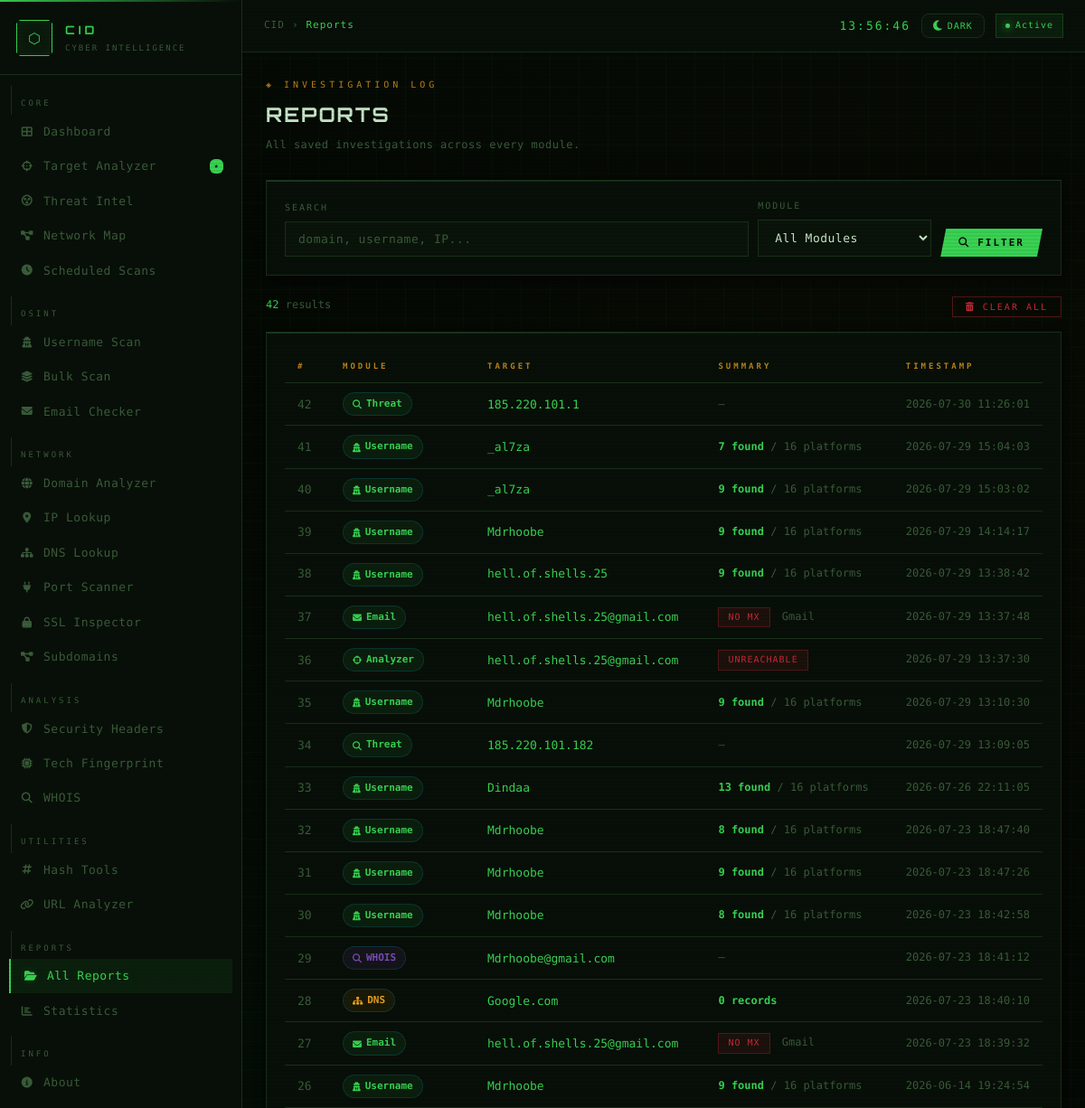
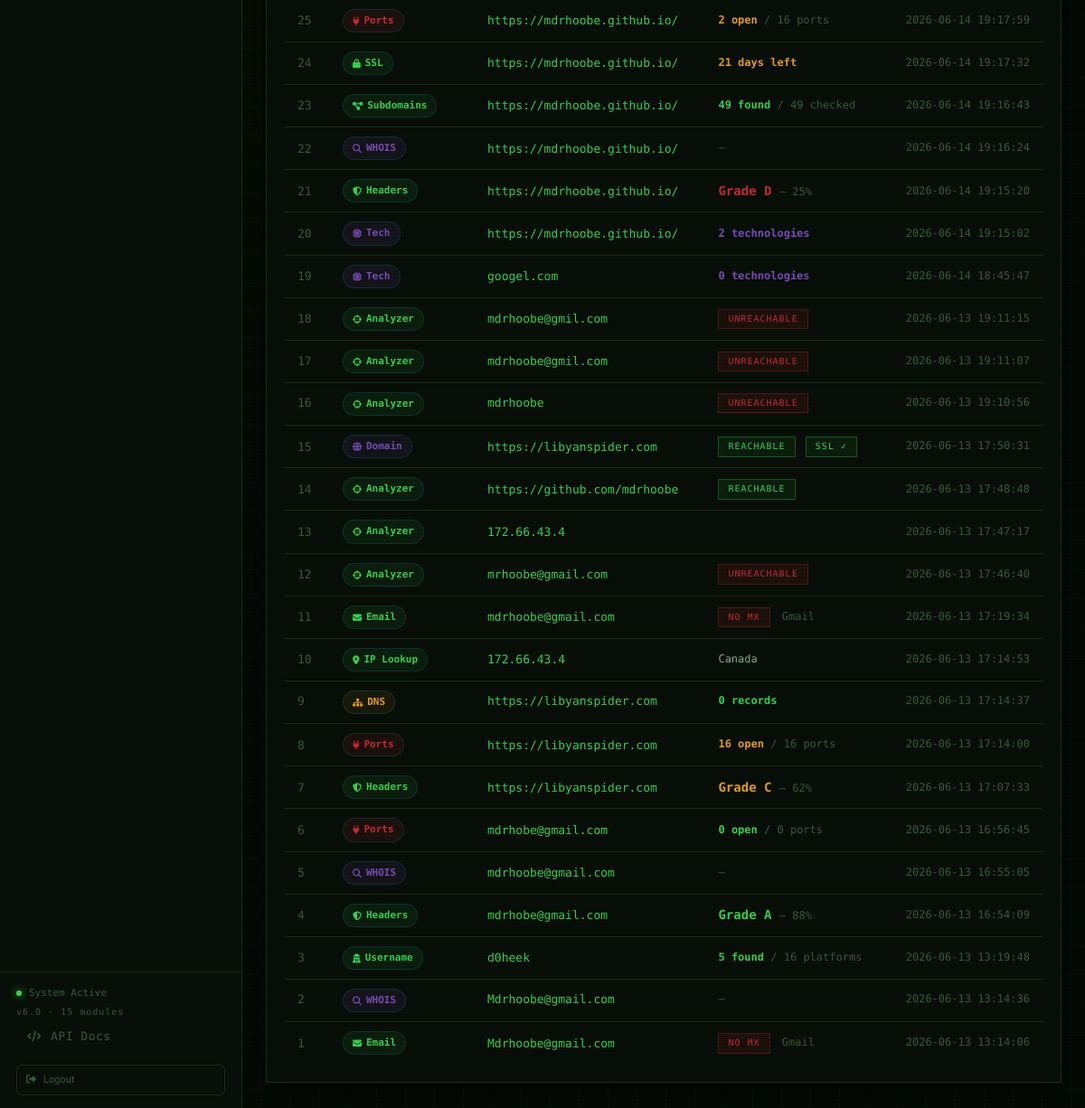
The page /reports (signed in) on the database its author committed (2 pictures, top to bottom).
### tables this page shows
CREATE TABLE reports (
                id        INTEGER PRIMARY KEY AUTOINCREMENT,
                type      TEXT NOT NULL,
                target    TEXT NOT NULL,
                results   TEXT NOT NULL DEFAULT '{}',
                summary   TEXT DEFAULT '{}',
                timestamp TEXT NOT NULL
            );

### app.py (the view)
@app.route('/reports')
@login_required
def reports():
    q, t = request.args.get('q','').strip(), request.args.get('type','').strip()
    data  = search_reports(q, t) if (q or t) else get_all_reports()
    return render_template('reports.html', reports=data, query=q, rtype=t, active='reports')

### app.py (called while the page is built)
def login_required(f):
    @wraps(f)
    def decorated(*args, **kwargs):
        if not session.get('logged_in'):
            return redirect(url_for('login'))
        return f(*args, **kwargs)
    return decorated

### db.py (called while the page is built)
def get_conn():
    conn = sqlite3.connect(DB_PATH)
    conn.row_factory = sqlite3.Row
    return conn

def get_all_reports():
    with get_conn() as conn:
        rows = conn.execute('SELECT * FROM reports ORDER BY id DESC').fetchall()
    return [_to_dict(r) for r in rows]

def _to_dict(row):
    if row is None: return None
    d = dict(row)
    for f in ('results', 'summary'):
        try:    d[f] = json.loads(d[f])
        except: d[f] = {}
    return d

### templates/reports.html (shortened to what this page needs)
{% extends "base.html" %}
{% block breadcrumb %}Reports{% endblock %}
{% block content %}
<div class="page-hdr">
  <div class="page-eye">◈ Investigation Log</div>
  <h1 class="page-title">Reports</h1>
  <p class="page-sub">All saved investigations across every module.</p>
</div>
<div class="card" style="margin-bottom:20px;">
  <form method="GET" action="{{ url_for('reports') }}">
    <div style="display:flex;gap:10px;flex-wrap:wrap;align-items:flex-end;">
      <div style="flex:1;min-width:180px;">
        <div class="form-label">Search</div>
        <input class="form-input" type="text" name="q"
               placeholder="domain, username, IP..."
               value="{{ query or '' }}" autocomplete="off"/>
      </div>
      <div style="min-width:160px;">
        <div class="form-label">Module</div>
        <select class="form-input" name="type" style="cursor:pointer;">
          <option value=""          {% if not rtype %}selected{% endif %}>All Modules</option>
        </select>
      </div>
      <div style="display:flex;gap:8px;">
        <button class="btn btn-primary" type="submit">
          <i class="fas fa-search"></i> Filter
        </button>
      </div>
    </div>
  </form>
</div>
{% if reports %}
<div style="display:flex;align-items:center;justify-content:space-between;margin-bottom:16px;flex-wrap:wrap;gap:10px;">
  <div style="font-family:var(--font-mono);font-size:12px;color:var(--text-dim);">
    <span style="color:var(--cyan);">{{ reports|length }}</span>
    result{% if reports|length != 1 %}s{% endif %}
  </div>
  {% if not query and not rtype %}
  <form method="POST" action="{{ url_for('clear_reports_route') }}">
    <button class="btn btn-danger btn-sm" id="clearReports" type="submit">
      <i class="fas fa-trash-alt"></i> Clear All
    </button>
  </form>
  {% endif %}
</div>
<div class="card">
  <table class="data-table">
    <thead>
      <tr>
        <th style="width:50px;">#</th>
        <th style="width:160px;">Module</th>
        <th>Target</th>
        <th>Summary</th>
        <th style="width:160px;">Timestamp</th>
      </tr>
    </thead>
    <tbody>
      {% for r in reports %}
      <tr class="fade-in">
        <td class="mono" style="color:var(--text-dim);">
          <a href="{{ url_for('view_report', report_id=r.id) }}"
             style="color:var(--text-dim);">{{ r.id }}</a>
        </td>
        <td>
          {% set b = badges.get(r.type, ('fas fa-search','cyan', r.type.title())) %}
          <span style="display:inline-flex;align-items:center;gap:5px;padding:3px 10px;
                       border-radius:20px;font-family:var(--font-mono);font-size:11px;font-weight:600;
                       background:var(--{{ b[1] }}-dim);color:var(--{{ b[1] }});
                       border:1px solid rgba(0,200,255,.15);">
            <i class="{{ b[0] }}" style="font-size:10px;"></i> {{ b[2] }}
          </span>
        </td>
        <td>
          <a href="{{ url_for('view_report', report_id=r.id) }}"
             class="mono" style="color:var(--cyan);font-size:13px;">{{ r.target }}</a>
        </td>
        <td style="font-size:12px;">
          {% if r.type == 'username' and r.summary %}
            <span style="color:var(--green);font-weight:600;">
              {{ r.summary.get('found', 0) }} found
            </span>
            <span style="color:var(--text-dim);">
              / {{ r.summary.get('total', 0) }} platforms
            </span>
          {% elif r.type in ('domain','analyze') and r.results %}
            {% set res = r.results if r.type == 'domain' else r.results.get('domain_info', {}) %}
            {% if res and res.get('reachable') %}
              <span class="badge badge-found" style="font-size:10px;">Reachable</span>
              {% if res.get('ssl') %}
                <span class="badge badge-found" style="font-size:10px;margin-left:4px;">SSL ✓</span>
              {% endif %}
            {% elif res %}
              <span class="badge badge-notfound" style="font-size:10px;">Unreachable</span>
            {% endif %}
          {% elif r.type == 'ip_lookup' and r.results %}
            {% set ip = r.results %}
            {% if ip.get('status') == 'success' %}
              <span style="color:var(--text);">{{ ip.get('country','—') }}</span>
            {% endif %}
          {% elif r.type == 'port_scan' and r.results %}
            {% set op = r.results.get('open', 0) %}
            <span style="color:{% if op > 0 %}var(--amber){% else %}var(--green){% endif %};font-weight:600;">
              {{ op }} open
            </span>
            <span style="color:var(--text-dim);">/ {{ r.results.get('ports', [])|length }} ports</span>
          {% elif r.type == 'headers' and r.results %}
            {% set grade = r.results.get('grade','?') %}
            {% set gc = 'green' if grade in ('A','B') else 'amber' if grade == 'C' else 'red' %}
            <span style="font-family:var(--font-mono);font-size:14px;font-weight:700;color:var(--{{ gc }});">
              Grade {{ grade }}
            </span>
            <span style="color:var(--text-dim);"> — {{ r.results.get('score',0) }}%</span>
          {% elif r.type == 'ssl' and r.results %}
            {% set days = r.results.get('days_left') %}
            {% if days is not none %}
              {% if days < 0 %}
                <span style="color:var(--red);font-weight:600;">Expired</span>
              {% elif days <= 30 %}
                <span style="color:var(--amber);font-weight:600;">{{ days }} days left</span>
              {% else %}
                <span style="color:var(--green);font-weight:600;">✓ {{ days }} days left</span>
              {% endif %}
            {% endif %}
          {% elif r.type == 'subdomain' and r.results %}
            <span style="color:var(--cyan);font-weight:600;">
              {{ r.results.get('count', 0) }} found
            </span>
            <span style="color:var(--text-dim);">/ {{ r.results.get('checked', 0) }} checked</span>
          {% elif r.type == 'tech' and r.results %}
            <span style="color:var(--violet);font-weight:600;">
              {{ r.results.get('total', 0) }} technologies
            </span>
          {% elif r.type == 'email' and r.results %}
            {% if r.results.get('mx_found') %}
              <span class="badge badge-found" style="font-size:10px;">Valid MX</span>
            {% else %}
              <span class="badge badge-notfound" style="font-size:10px;">No MX</span>
            {% endif %}
            <span style="color:var(--text-dim);margin-left:6px;">{{ r.results.get('provider','') }}</span>
          {% elif r.type == 'whois' and r.results %}
            <span style="color:var(--text-dim);">{{ r.results.get('registrar','—')[:30] }}</span>
          {% elif r.type == 'dns' and r.results %}
            {% set total_rec = r.results.get('records', {}).values()|map('length')|sum %}
            <span style="color:var(--cyan);font-weight:600;">{{ total_rec }} records</span>
          {% else %}
            <span style="color:var(--text-dim);">—</span>
          {% endif %}
        </td>
        <td style="color:var(--text-dim);font-size:12px;white-space:nowrap;">
          {{ r.timestamp }}
        </td>
      </tr>
      {% endfor %}
    </tbody>
  </table>
</div>
{% endif %}
{% endblock %}

### rows shown on the page
reports: id "42", type "Threat", target "185.220.101.1", timestamp "2026-07-30 11:26:01"
reports: id "41", type "Username", target "_al7za", summary.get "7", summary.get "16", timestamp "2026-07-29 15:04:03"
reports: id "40", type "Username", target "_al7za", summary.get "9", summary.get "16", timestamp "2026-07-29 15:03:02"
reports: id "39", type "Username", target "Mdrhoobe", summary.get "9", summary.get "16", timestamp "2026-07-29 14:14:17"
reports: id "38", type "Username", target "hell.of.shells.25", summary.get "9", summary.get "16", timestamp "2026-07-29 13:38:42"
reports: id "37", type "Email", target "hell.of.shells.25@gmail.com", shows "NO MX", results.get "Gmail", timestamp "2026-07-29 13:37:48"
reports: id "36", b "Analyzer", target "hell.of.shells.25@gmail.com", type "UNREACHABLE", timestamp "2026-07-29 13:37:30"
reports: id "35", type "Username", target "Mdrhoobe", summary.get "9", summary.get "16", timestamp "2026-07-29 13:10:30"
reports: id "34", type "Threat", target "185.220.101.182", timestamp "2026-07-29 13:09:05"
reports: id "33", type "Username", target "Dindaa", summary.get "13", summary.get "16", timestamp "2026-07-26 22:11:05"
reports: id "32", type "Username", target "Mdrhoobe", summary.get "8", summary.get "16", timestamp "2026-07-23 18:47:40"
reports: id "31", type "Username", target "Mdrhoobe", summary.get "9", summary.get "16", timestamp "2026-07-23 18:47:26"
reports: id "30", type "Username", target "Mdrhoobe", summary.get "8", summary.get "16", timestamp "2026-07-23 18:42:58"
reports: id "29", type "WHOIS", target "Mdrhoobe@gmail.com", results "—", timestamp "2026-07-23 18:41:12"
reports: id "28", type "DNS", target "Google.com", total_rec "0", timestamp "2026-07-23 18:40:10"
reports: id "27", type "Email", target "hell.of.shells.25@gmail.com", shows "NO MX", results.get "Gmail", timestamp "2026-07-23 18:39:32"
reports: id "26", type "Username", target "Mdrhoobe", summary.get "9", summary.get "16", timestamp "2026-06-14 19:24:54"
reports: id "25", b "Ports", target "https://mdrhoobe.github.io/", op "2", results.get|length "16", timestamp "2026-06-14 19:17:59"
reports: id "24", type "SSL", target "https://mdrhoobe.github.io/", days "21", timestamp "2026-06-14 19:17:32"
reports: id "23", b "Subdomains", target "https://mdrhoobe.github.io/", results.get "49", timestamp "2026-06-14 19:16:43"
reports: id "22", type "WHOIS", target "https://mdrhoobe.github.io/", results "—", timestamp "2026-06-14 19:16:24"
reports: id "21", type "Headers", target "https://mdrhoobe.github.io/", grade "D", results.get "25", timestamp "2026-06-14 19:15:20"
reports: id "20", type "Tech", target "https://mdrhoobe.github.io/", results.get "2", timestamp "2026-06-14 19:15:02"
reports: id "19", type "Tech", target "googel.com", results.get "0", timestamp "2026-06-14 18:45:47"
reports: id "18", b "Analyzer", target "mdrhoobe@gmil.com", type "UNREACHABLE", timestamp "2026-06-13 19:11:15"
reports: id "17", b "Analyzer", target "mdrhoobe@gmil.com", type "UNREACHABLE", timestamp "2026-06-13 19:11:07"
reports: id "16", b "Analyzer", target "mdrhoobe", type "UNREACHABLE", timestamp "2026-06-13 19:10:56"
reports: id "15", type "Domain", target "https://libyanspider.com", shows "REACHABLE", shows "SSL ✓", timestamp "2026-06-13 17:50:31"
reports: id "14", b "Analyzer", target "https://github.com/mdrhoobe", type "REACHABLE", timestamp "2026-06-13 17:48:48"
reports: id "13", b "Analyzer", target "172.66.43.4", timestamp "2026-06-13 17:47:17"
reports: id "12", b "Analyzer", target "mrhoobe@gmail.com", type "UNREACHABLE", timestamp "2026-06-13 17:46:40"
reports: id "11", type "Email", target "mdrhoobe@gmail.com", shows "NO MX", results.get "Gmail", timestamp "2026-06-13 17:19:34"
reports: id "10", b "IP Lookup", target "172.66.43.4", get "Canada", timestamp "2026-06-13 17:14:53"
reports: id "9", type "DNS", target "https://libyanspider.com", total_rec "0", timestamp "2026-06-13 17:14:37"
reports: id "8", b "Ports", target "https://libyanspider.com", op "16", results.get|length "16", timestamp "2026-06-13 17:14:00"
reports: id "7", type "Headers", target "https://libyanspider.com", grade "C", results.get "62", timestamp "2026-06-13 17:07:33"
reports: id "6", b "Ports", target "mdrhobe@gmail.com", op "0", results.get|length "0", timestamp "2026-06-13 16:56:45"
reports: id "5", type "WHOIS", target "mdrhoobe@gmail.com", results "—", timestamp "2026-06-13 16:55:05"
reports: id "4", type "Headers", target "mdrhobe@gmail.com", grade "A", results.get "88", timestamp "2026-06-13 16:54:09"
reports: id "3", type "Username", target "d0heek", summary.get "5", summary.get "16", timestamp "2026-06-13 13:19:48"
reports: id "2", type "WHOIS", target "Mdrhoobe@gmail.com", results "—", timestamp "2026-06-13 13:14:36"
reports: id "1", type "Email", target "Mdrhoobe@gmail.com", shows "NO MX", results.get "Gmail", timestamp "2026-06-13 13:14:06"

### other values the page prints
{{ reports|length }} "42"
